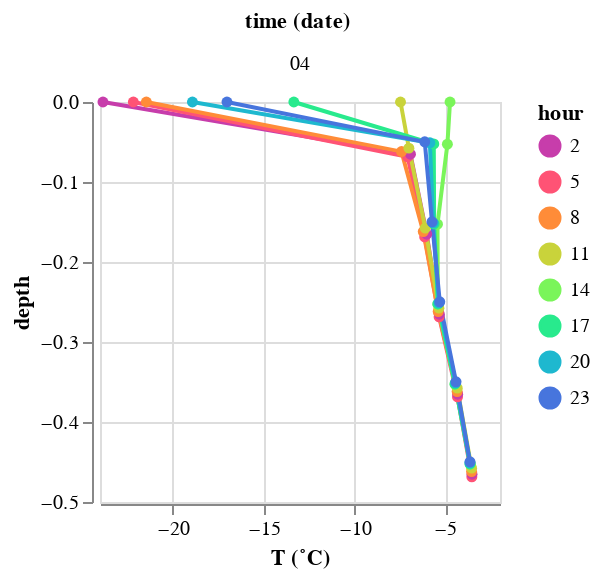

Notebook code for this chart:
### Code cell
src = snow_temp_dataset.sort_index().loc['20230204': '20230204'].reset_index()

alt.Chart(
    src.assign(hour = src.time.dt.hour)[src.time.dt.minute == 0][src.time.dt.hour % 3 == 2]
).mark_line(point=True).encode(
    alt.X('value:Q').title('T (˚C)'),
    alt.Y('depth:Q'),
    alt.Color('hour:O').scale(scheme='rainbow'),
    alt.Facet('date(time):O', columns=1),
    order='depth'
).properties(width=200, height = 200)

### Figure 1 — Vega-Lite specification as saved in the notebook (floating-point values rounded to 4 significant figures)
{"config": {"view": {"continuousWidth": 300, "continuousHeight": 300}}, "data": {"name": "data-57c5b29496de27f0f805190170026188"}, "mark": {"type": "line", "point": true}, "encoding": {"color": {"field": "hour", "scale": {"scheme": "rainbow"}, "type": "ordinal"}, "facet": {"columns": 1, "field": "time", "timeUnit": "date", "type": "ordinal"}, "order": {"field": "depth", "type": "quantitative"}, "x": {"field": "value", "title": "T (˚C)", "type": "quantitative"}, "y": {"field": "depth", "type": "quantitative"}}, "height": 200, "width": 200, "$schema": "https://vega.github.io/schema/vega-lite/v5.20.1.json", "datasets": {"data-57c5b29496de27f0f805190170026188": [{"time": "2023-02-04T02:00:00", "SnowDepth_d": 0.8652, "variable": "Tsnow_0_6m_d", "value": -5.338, "height_agl": 0.6, "depth": -0.2652, "hour": 2}, {"time": "2023-02-04T02:00:00", "SnowDepth_d": 0.8652, "variable": "Tsnow_0_7m_d", "value": -6.03, "height_agl": 0.7, "depth": -0.1652, "hour": 2}, {"time": "2023-02-04T02:00:00", "SnowDepth_d": 0.8652, "variable": "Tsnow_0_8m_d", "value": -6.925, "height_agl": 0.8, "depth": -0.06523, "hour": 2}, {"time": "2023-02-04T02:00:00", "SnowDepth_d": 0.8652, "variable": "Tsnow_0_5m_d", "value": -4.328, "height_agl": 0.5, "depth": -0.3652, "hour": 2}, {"time": "2023-02-04T02:00:00", "SnowDepth_d": 0.8652, "variable": "Tsnow_0_4m_d", "value": -3.539, "height_agl": 0.4, "depth": -0.4652, "hour": 2}, {"time": "2023-02-04T02:00:00", "SnowDepth_d": null, "variable": null, "value": -23.84, "height_agl": null, "depth": 0.0, "hour": 2}, {"time": "2023-02-04T05:00:00", "SnowDepth_d": 0.8686, "variable": "Tsnow_0_8m_d", "value": -7.079, "height_agl": 0.8, "depth": -0.0686, "hour": 5}, {"time": "2023-02-04T05:00:00", "SnowDepth_d": 0.8686, "variable": "Tsnow_0_7m_d", "value": -6.142, "height_agl": 0.7, "depth": -0.1686, "hour": 5}, {"time": "2023-02-04T05:00:00", "SnowDepth_d": null, "variable": null, "value": -22.17, "height_agl": null, "depth": 0.0, "hour": 5}, {"time": "2023-02-04T05:00:00", "SnowDepth_d": 0.8686, "variable": "Tsnow_0_5m_d", "value": -4.337, "height_agl": 0.5, "depth": -0.3686, "hour": 5}, {"time": "2023-02-04T05:00:00", "SnowDepth_d": 0.8686, "variable": "Tsnow_0_6m_d", "value": -5.348, "height_agl": 0.6, "depth": -0.2686, "hour": 5}, {"time": "2023-02-04T05:00:00", "SnowDepth_d": 0.8686, "variable": "Tsnow_0_4m_d", "value": -3.55, "height_agl": 0.4, "depth": -0.4686, "hour": 5}, {"time": "2023-02-04T08:00:00", "SnowDepth_d": 0.862, "variable": "Tsnow_0_6m_d", "value": -5.4, "height_agl": 0.6, "depth": -0.262, "hour": 8}, {"time": "2023-02-04T08:00:00", "SnowDepth_d": 0.862, "variable": "Tsnow_0_7m_d", "value": -6.221, "height_agl": 0.7, "depth": -0.162, "hour": 8}, {"time": "2023-02-04T08:00:00", "SnowDepth_d": null, "variable": null, "value": -21.45, "height_agl": null, "depth": 0.0, "hour": 8}, {"time": "2023-02-04T08:00:00", "SnowDepth_d": 0.862, "variable": "Tsnow_0_8m_d", "value": -7.417, "height_agl": 0.8, "depth": -0.062, "hour": 8}, {"time": "2023-02-04T08:00:00", "SnowDepth_d": 0.862, "variable": "Tsnow_0_4m_d", "value": -3.562, "height_agl": 0.4, "depth": -0.462, "hour": 8}, {"time": "2023-02-04T08:00:00", "SnowDepth_d": 0.862, "variable": "Tsnow_0_5m_d", "value": -4.357, "height_agl": 0.5, "depth": -0.362, "hour": 8}, {"time": "2023-02-04T11:00:00", "SnowDepth_d": 0.8577, "variable": "Tsnow_0_8m_d", "value": -7.011, "height_agl": 0.8, "depth": -0.05766, "hour": 11}, {"time": "2023-02-04T11:00:00", "SnowDepth_d": null, "variable": null, "value": -7.472, "height_agl": null, "depth": 0.0, "hour": 11}, {"time": "2023-02-04T11:00:00", "SnowDepth_d": 0.8577, "variable": "Tsnow_0_5m_d", "value": -4.352, "height_agl": 0.5, "depth": -0.3577, "hour": 11}, {"time": "2023-02-04T11:00:00", "SnowDepth_d": 0.8577, "variable": "Tsnow_0_7m_d", "value": -6.11, "height_agl": 0.7, "depth": -0.1577, "hour": 11}, {"time": "2023-02-04T11:00:00", "SnowDepth_d": 0.8577, "variable": "Tsnow_0_4m_d", "value": -3.563, "height_agl": 0.4, "depth": -0.4577, "hour": 11}, {"time": "2023-02-04T11:00:00", "SnowDepth_d": 0.8577, "variable": "Tsnow_0_6m_d", "value": -5.361, "height_agl": 0.6, "depth": -0.2577, "hour": 11}, {"time": "2023-02-04T14:00:00", "SnowDepth_d": 0.8528, "variable": "Tsnow_0_5m_d", "value": -4.473, "height_agl": 0.5, "depth": -0.3528, "hour": 14}, {"time": "2023-02-04T14:00:00", "SnowDepth_d": 0.8528, "variable": "Tsnow_0_6m_d", "value": -5.418, "height_agl": 0.6, "depth": -0.2528, "hour": 14}, {"time": "2023-02-04T14:00:00", "SnowDepth_d": 0.8528, "variable": "Tsnow_0_8m_d", "value": -4.893, "height_agl": 0.8, "depth": -0.05278, "hour": 14}, {"time": "2023-02-04T14:00:00", "SnowDepth_d": null, "variable": null, "value": -4.749, "height_agl": null, "depth": 0.0, "hour": 14}, {"time": "2023-02-04T14:00:00", "SnowDepth_d": 0.8528, "variable": "Tsnow_0_4m_d", "value": -3.631, "height_agl": 0.4, "depth": -0.4528, "hour": 14}, {"time": "2023-02-04T14:00:00", "SnowDepth_d": 0.8528, "variable": "Tsnow_0_7m_d", "value": -5.439, "height_agl": 0.7, "depth": -0.1528, "hour": 14}, {"time": "2023-02-04T17:00:00", "SnowDepth_d": 0.8525, "variable": "Tsnow_0_5m_d", "value": -4.473, "height_agl": 0.5, "depth": -0.3525, "hour": 17}, {"time": "2023-02-04T17:00:00", "SnowDepth_d": null, "variable": null, "value": -13.34, "height_agl": null, "depth": 0.0, "hour": 17}, {"time": "2023-02-04T17:00:00", "SnowDepth_d": 0.8525, "variable": "Tsnow_0_6m_d", "value": -5.416, "height_agl": 0.6, "depth": -0.2525, "hour": 17}, {"time": "2023-02-04T17:00:00", "SnowDepth_d": 0.8525, "variable": "Tsnow_0_4m_d", "value": -3.652, "height_agl": 0.4, "depth": -0.4525, "hour": 17}, {"time": "2023-02-04T17:00:00", "SnowDepth_d": 0.8525, "variable": "Tsnow_0_7m_d", "value": -5.623, "height_agl": 0.7, "depth": -0.1525, "hour": 17}, {"time": "2023-02-04T17:00:00", "SnowDepth_d": 0.8525, "variable": "Tsnow_0_8m_d", "value": -5.643, "height_agl": 0.8, "depth": -0.05245, "hour": 17}, {"time": "2023-02-04T20:00:00", "SnowDepth_d": 0.8511, "variable": "Tsnow_0_5m_d", "value": -4.446, "height_agl": 0.5, "depth": -0.3511, "hour": 20}, {"time": "2023-02-04T20:00:00", "SnowDepth_d": null, "variable": null, "value": -18.92, "height_agl": null, "depth": 0.0, "hour": 20}, {"time": "2023-02-04T20:00:00", "SnowDepth_d": 0.8511, "variable": "Tsnow_0_8m_d", "value": -5.856, "height_agl": 0.8, "depth": -0.05105, "hour": 20}, {"time": "2023-02-04T20:00:00", "SnowDepth_d": 0.8511, "variable": "Tsnow_0_6m_d", "value": -5.363, "height_agl": 0.6, "depth": -0.2511, "hour": 20}, {"time": "2023-02-04T20:00:00", "SnowDepth_d": 0.8511, "variable": "Tsnow_0_4m_d", "value": -3.652, "height_agl": 0.4, "depth": -0.4511, "hour": 20}, {"time": "2023-02-04T20:00:00", "SnowDepth_d": 0.8511, "variable": "Tsnow_0_7m_d", "value": -5.681, "height_agl": 0.7, "depth": -0.1511, "hour": 20}, {"time": "2023-02-04T23:00:00", "SnowDepth_d": 0.8498, "variable": "Tsnow_0_7m_d", "value": -5.74, "height_agl": 0.7, "depth": -0.1498, "hour": 23}, {"time": "2023-02-04T23:00:00", "SnowDepth_d": 0.8498, "variable": "Tsnow_0_4m_d", "value": -3.649, "height_agl": 0.4, "depth": -0.4498, "hour": 23}, {"time": "2023-02-04T23:00:00", "SnowDepth_d": null, "variable": null, "value": -17.02, "height_agl": null, "depth": 0.0, "hour": 23}, {"time": "2023-02-04T23:00:00", "SnowDepth_d": 0.8498, "variable": "Tsnow_0_8m_d", "value": -6.139, "height_agl": 0.8, "depth": -0.04975, "hour": 23}, {"time": "2023-02-04T23:00:00", "SnowDepth_d": 0.8498, "variable": "Tsnow_0_6m_d", "value": -5.313, "height_agl": 0.6, "depth": -0.2498, "hour": 23}, {"time": "2023-02-04T23:00:00", "SnowDepth_d": 0.8498, "variable": "Tsnow_0_5m_d", "value": -4.418, "height_agl": 0.5, "depth": -0.3498, "hour": 23}]}}
